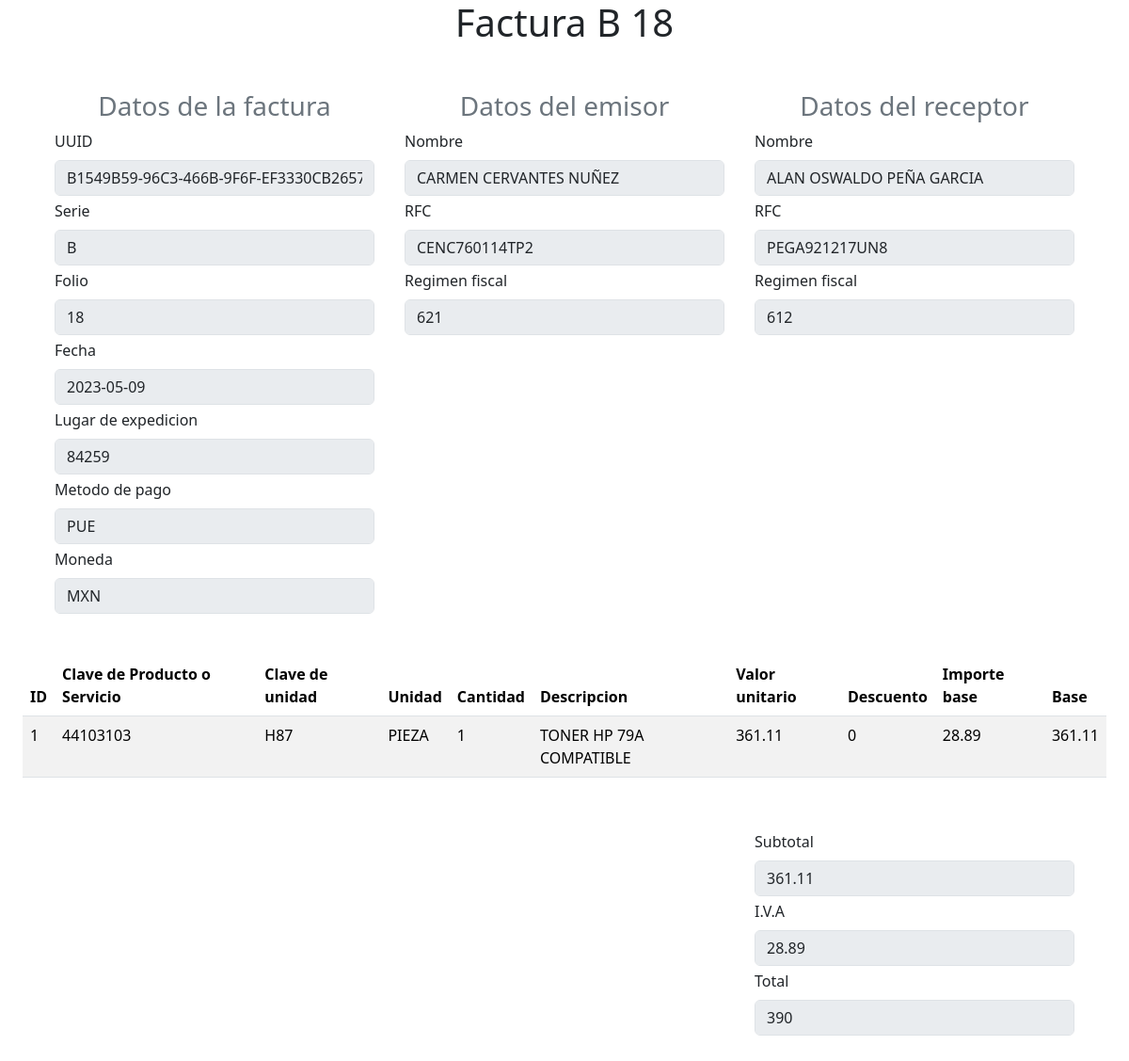
Screenshot of /ver_factura.php?id=1 with the database file from the repository.
### tables this page shows
CREATE TABLE `factura` (
  `id` int(11) NOT NULL,
  `uuid` varchar(100) NOT NULL,
  `serie` varchar(10) NOT NULL,
  `folio` varchar(30) NOT NULL,
  `fecha` date NOT NULL,
  `lugarExpedicion` varchar(10) NOT NULL,
  `metodoPago` varchar(10) NOT NULL,
  `moneda` varchar(10) NOT NULL,
  `subtotal` float NOT NULL,
  `costoBase` float NOT NULL,
  `importeIva` float NOT NULL,
  `tasa` float NOT NULL,
  `total` float NOT NULL,
  `rfcEmisor` varchar(50) NOT NULL,
  `nombreEmisor` varchar(200) NOT NULL,
  `regimenFiscalEmisor` varchar(100) NOT NULL,
  `rfcReceptor` varchar(50) NOT NULL,
  `nombreReceptor` varchar(200) NOT NULL,
  `regimenFiscalReceptor` varchar(100) NOT NULL
);

CREATE TABLE `conceptos` (
  `id` int(11) NOT NULL,
  `claveProdServ` varchar(200) NOT NULL,
  `claveUnidad` varchar(10) NOT NULL,
  `unidad` varchar(20) NOT NULL,
  `cantidad` float NOT NULL,
  `descripcion` varchar(200) NOT NULL,
  `valorUnitario` float NOT NULL,
  `descuento` float NOT NULL,
  `importeBase` float NOT NULL,
  `base` float NOT NULL,
  `idFactura` int(11) NOT NULL
);

### ver_factura.php (the view, shortened to what this page needs)
<?php
include 'modelo/conexion.php';
$idFactura=$_GET["id"];
$sql2=$conexion->query("SELECT * FROM factura WHERE id = $idFactura");
?>
<!DOCTYPE html>
<html lang="en">
<head>
    <link href="https://cdn.jsdelivr.net/npm/bootstrap@5.3.2/dist/css/bootstrap.min.css" rel="stylesheet">
</head>
<body>
    <?php
    while ($datosFactura=$sql2->fetch_object()) { ?>
    <h1 class="text-center">Factura <?=$datosFactura->serie ?> <?=$datosFactura->folio ?></h1>
    <br>
        <div class="container d-flex justify-content-center">
            <form action="" class="col-4 p-3">
                <h3 class="text-center text-secondary">Datos de la factura</h3>
                <div class="mb-1">
                    <label for="uuid" class="form-label">UUID</label>
                    <input class="form-control" type="text" name="uuid" value="<?=$datosFactura->uuid ?>" disabled>
                </div>
                <div class="mb-1">
                    <label for="serie" class="form-label">Serie</label>
                    <input class="form-control" type="text" name="serie" value="<?=$datosFactura->serie ?>" disabled>
                </div>
                <div class="mb-1">
                    <label for="folio" class="form-label">Folio</label>
                    <input class="form-control" type="text" name="folio" value="<?=$datosFactura->folio ?>" disabled>
                </div>
                <div class="mb-1">
                    <label for="fecha" class="form-label">Fecha</label>
                    <input class="form-control" type="text" name="fecha" value="<?=$datosFactura->fecha ?>" disabled>
                </div>
                <div class="mb-1">
                    <label for="lugarExpedicion" class="form-label">Lugar de expedicion</label>
                    <input class="form-control" type="text" name="lugarExpedicion" value="<?=$datosFactura->lugarExpedicion ?>" disabled>
                </div>
                <div class="mb-1">
                    <label for="metodoPago" class="form-label">Metodo de pago</label>
                    <input class="form-control" type="text" name="metodoPago" value="<?=$datosFactura->metodoPago ?>" disabled>
                </div>
                <div class="mb-1">
                    <label for="moneda" class="form-label">Moneda</label>
                    <input class="form-control" type="text" name="moneda" value="<?=$datosFactura->moneda ?>" disabled>
                </div>
            </form>
            <form action="" class="col-4 p-3">
                <h3 class="text-center text-secondary">Datos del emisor</h3>
                <div class="mb-1">
                    <label for="nombreEmisor" class="form-label">Nombre</label>
                    <input class="form-control" type="text" name="nombreEmisor" value="<?=$datosFactura->nombreEmisor ?>" disabled>
                </div>
                <div class="mb-1">
                    <label for="rfcEmisor" class="form-label">RFC</label>
                    <input class="form-control" type="text" name="rfcEmisor" value="<?=$datosFactura->rfcEmisor ?>" disabled>
                </div>
                <div class="mb-1">
                    <label for="regimenFiscalEmisor" class="form-label">Regimen fiscal</label>
                    <input class="form-control" type="text" name="regimenFiscalEmisor" value="<?=$datosFactura->regimenFiscalEmisor ?>" disabled>
                </div>
            </form>
            <form action="" class="col-4 p-3">
                <h3 class="text-center text-secondary">Datos del receptor</h3>
                <div class="mb-1">
                    <label for="nombreReceptor" class="form-label">Nombre</label>
                    <input class="form-control" type="text" name="nombreReceptor" value="<?=$datosFactura->nombreReceptor ?>" disabled>
                </div>
                <div class="mb-1">
                    <label for="rfcReceptor" class="form-label">RFC</label>
                    <input class="form-control" type="text" name="rfcReceptor" value="<?=$datosFactura->rfcReceptor ?>" disabled>
                </div>
                <div class="mb-1">
                    <label for="regimenFiscalReceptor" class="form-label">Regimen fiscal</label>
                    <input class="form-control" type="text" name="regimenFiscalReceptor" value="<?=$datosFactura->regimenFiscalReceptor ?>" disabled>
                </div>
            </form>
        </div>
    <div class="p-4 d-flex">
        <table class="table table-striped">
            <thead>
                <tr>
                <th scope="col">ID</th>
                <th scope="col">Clave de Producto o Servicio</th>
                <th scope="col">Clave de unidad</th>
                <th scope="col">Unidad</th>
                <th scope="col">Cantidad</th>
                <th scope="col">Descripcion</th>
                <th scope="col">Valor unitario</th>
                <th scope="col">Descuento</th>
                <th scope="col">Importe base</th>
                <th scope="col">Base</th>
                </tr>
            </thead>
            <tbody>
                <?php
                include "modelo/conexion.php";
                $sql=$conexion->query("SELECT * FROM conceptos WHERE idFactura = $idFactura");
                while($datos=$sql->fetch_object()){ ?>
                <tr>
                    <td><?= $datos->id ?></td>
                    <td><?= $datos->claveProdServ ?></td>
                    <td><?= $datos->claveUnidad ?></td>
                    <td><?= $datos->unidad ?></td>
                    <td><?= $datos->cantidad ?></td>
                    <td><?= $datos->descripcion ?></td>
                    <td><?= $datos->valorUnitario ?></td>
                    <td><?= $datos->descuento ?></td>
                    <td><?= $datos->importeBase ?></td>
                    <td><?= $datos->base ?></td>
                </tr>
                <?php
                }
                ?>
            </tbody>
        </table>
    </div>
            <div class="container d-flex">
                <form action="" class="col-4 p-3"></form>
                <form action="" class="col-4 p-3"></form>
                <form action="" class="col-4 p-3">
                    <div class="mb-1">
                        <label for="costoBase" class="form-label">Subtotal</label>
                        <input class="form-control" type="text" name="costoBase" value="<?=$datosFactura->costoBase ?>" disabled>
                    </div>
                    <div class="mb-1">
                        <label for="importeIva" class="form-label">I.V.A</label>
                        <input class="form-control" type="text" name="importeIva" value="<?=$datosFactura->importeIva ?>" disabled>
                    </div>
                    <div class="mb-1">
                        <label for="total" class="form-label">Total</label>
                        <input class="form-control" type="text" name="total" value="<?=$datosFactura->total ?>" disabled>
                    </div><br>
                </form>
            </div>
       <?php }
    ?>
</body>
</html>

### rows the page displays
factura: uuid "B1549B59-96C3-466B-9F6F-EF3330CB2657", serie "B", folio "18", fecha "2023-05-09", lugarExpedicion "84259", metodoPago "PUE", moneda "MXN", nombreEmisor "CARMEN CERVANTES NUÑEZ", rfcEmisor "CENC760114TP2", regimenFiscalEmisor "621", nombreReceptor "ALAN OSWALDO PEÑA GARCIA", rfcReceptor "PEGA921217UN8", regimenFiscalReceptor "612", costoBase "361.11", importeIva "28.89", total "390"
conceptos: id "1", claveProdServ "44103103", claveUnidad "H87", unidad "PIEZA", cantidad "1", descripcion "TONER HP 79A COMPATIBLE", valorUnitario "361.11", descuento "0", importeBase "28.89", base "361.11"
